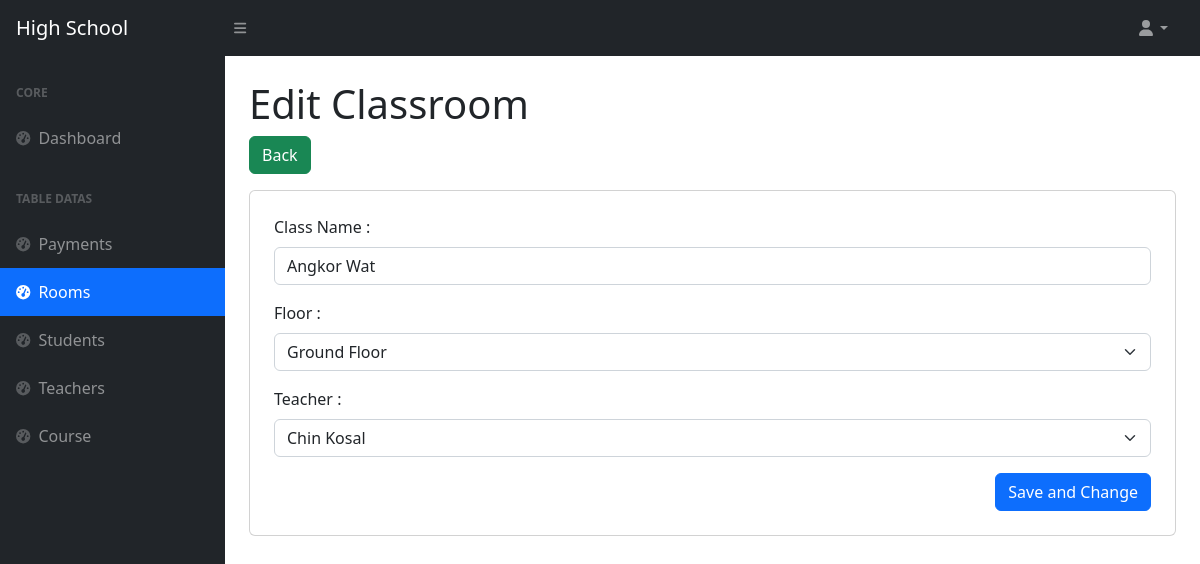
/rooms/edit.php?id=1 (signed in), run on the app's committed database.
### tables this page shows
CREATE TABLE IF NOT EXISTS `rooms` (
  `id` int NOT NULL AUTO_INCREMENT,
  `teacher_id` int DEFAULT NULL,
  `name` varchar(255) NOT NULL,
  `floor_id` int NOT NULL,
  `status` int NOT NULL,
  PRIMARY KEY (`id`)
);

CREATE TABLE IF NOT EXISTS `floors` (
  `id` int NOT NULL AUTO_INCREMENT,
  `name` varchar(100) NOT NULL,
  PRIMARY KEY (`id`)
);

CREATE TABLE IF NOT EXISTS `teachers` (
  `id` int NOT NULL AUTO_INCREMENT,
  `first_name` varchar(100) NOT NULL,
  `last_name` varchar(100) NOT NULL,
  `gender` int NOT NULL,
  `phone_number` varchar(20) NOT NULL,
  `gmail` varchar(100) NOT NULL,
  `course_id` int NOT NULL,
  `status` int DEFAULT '1',
  `created_at` timestamp NOT NULL DEFAULT CURRENT_TIMESTAMP,
  `updated_at` timestamp NOT NULL ON UPDATE CURRENT_TIMESTAMP,
  PRIMARY KEY (`id`)
);

### rooms/edit.php (the view, shortened to what this page needs)
<?php
      include('../config.php');
      include(ROOT_PATH . '/layouts/header.php');
      include(ROOT_PATH . '/layouts/navbar.php');
      include(ROOT_PATH . '/layouts/sidebar.php');
?>
<?php
      $id = $_GET['id'];
      $sql = " SELECT * FROM rooms WHERE id = $id";
      $result = $mysql->query($sql);
      $room = $result->fetch_assoc();
?>
<?php
      $sql_teacher = " SELECT * FROM teachers ";
      $result_teacher = $mysql->query($sql_teacher);
      $sql_floor = " SELECT * FROM floors ";
      $result_floor = $mysql->query($sql_floor);
?>
<main>
      <div class="container-fluid px-4">
            <h1 class="mt-4">Edit Classroom</h1>
            <a href="index.php"><button type="button" class="btn mb-3 btn-success">Back </button></a>
            <div class="card mb-4 p-4">
                  <form action="action_edit.php" method="post">
                        <div class="mb-3">
                                    <label for="name" class="form-label">Class Name :</label>
                                    <input type="text" class="form-control" value="<?php echo $room['name'] ?>" id="name" name="name" placeholder="Enter Class Name " required>
                              </div>
                              <div class="mb-3">
                                    <label for="floor" class="form-label">Floor :</label><span class="message text-danger "></span>
                                    <select id="floor" name="floor_id" class="form-select" required>
                                          <?php while($floor = $result_floor->fetch_object()){ ?>
                                                <option value="<?php echo $floor->id ?>" <?php if($room['floor_id'] == $floor->id){echo 'selected';} ?>><?php echo $floor->name ?></option>
                                          <?php } ?>
                                    </select>
                              </div>
                              <div class="mb-3">
                                    <label for="teacher" class="form-label">Teacher :</label></span>
                                    <select id="teacher" name="teacher_id" class="form-select">
                                          <?php while($teacher = $result_teacher->fetch_object()){ ?>
                                                <option value="<?php echo $teacher->id ?>" <?php if($room['teacher_id'] == $teacher->id){echo 'selected';} ?>><?php echo $teacher->first_name .' '. $teacher->last_name ?></option>
                                          <?php } ?>
                                    </select>
                              </div>
                        <div class="modal-footer">
                              <button type="submit" class="btn btn-primary" name="btn_save">Save and Change</button>
                        </div>
                  </form>
            </div>
      </div>
</main>
<?php
include(ROOT_PATH . '/layouts/footer.php');
?>

### data on the page
rooms: name "Angkor Wat", floor_id "Ground Floor", teacher_id "Chin Kosal"
